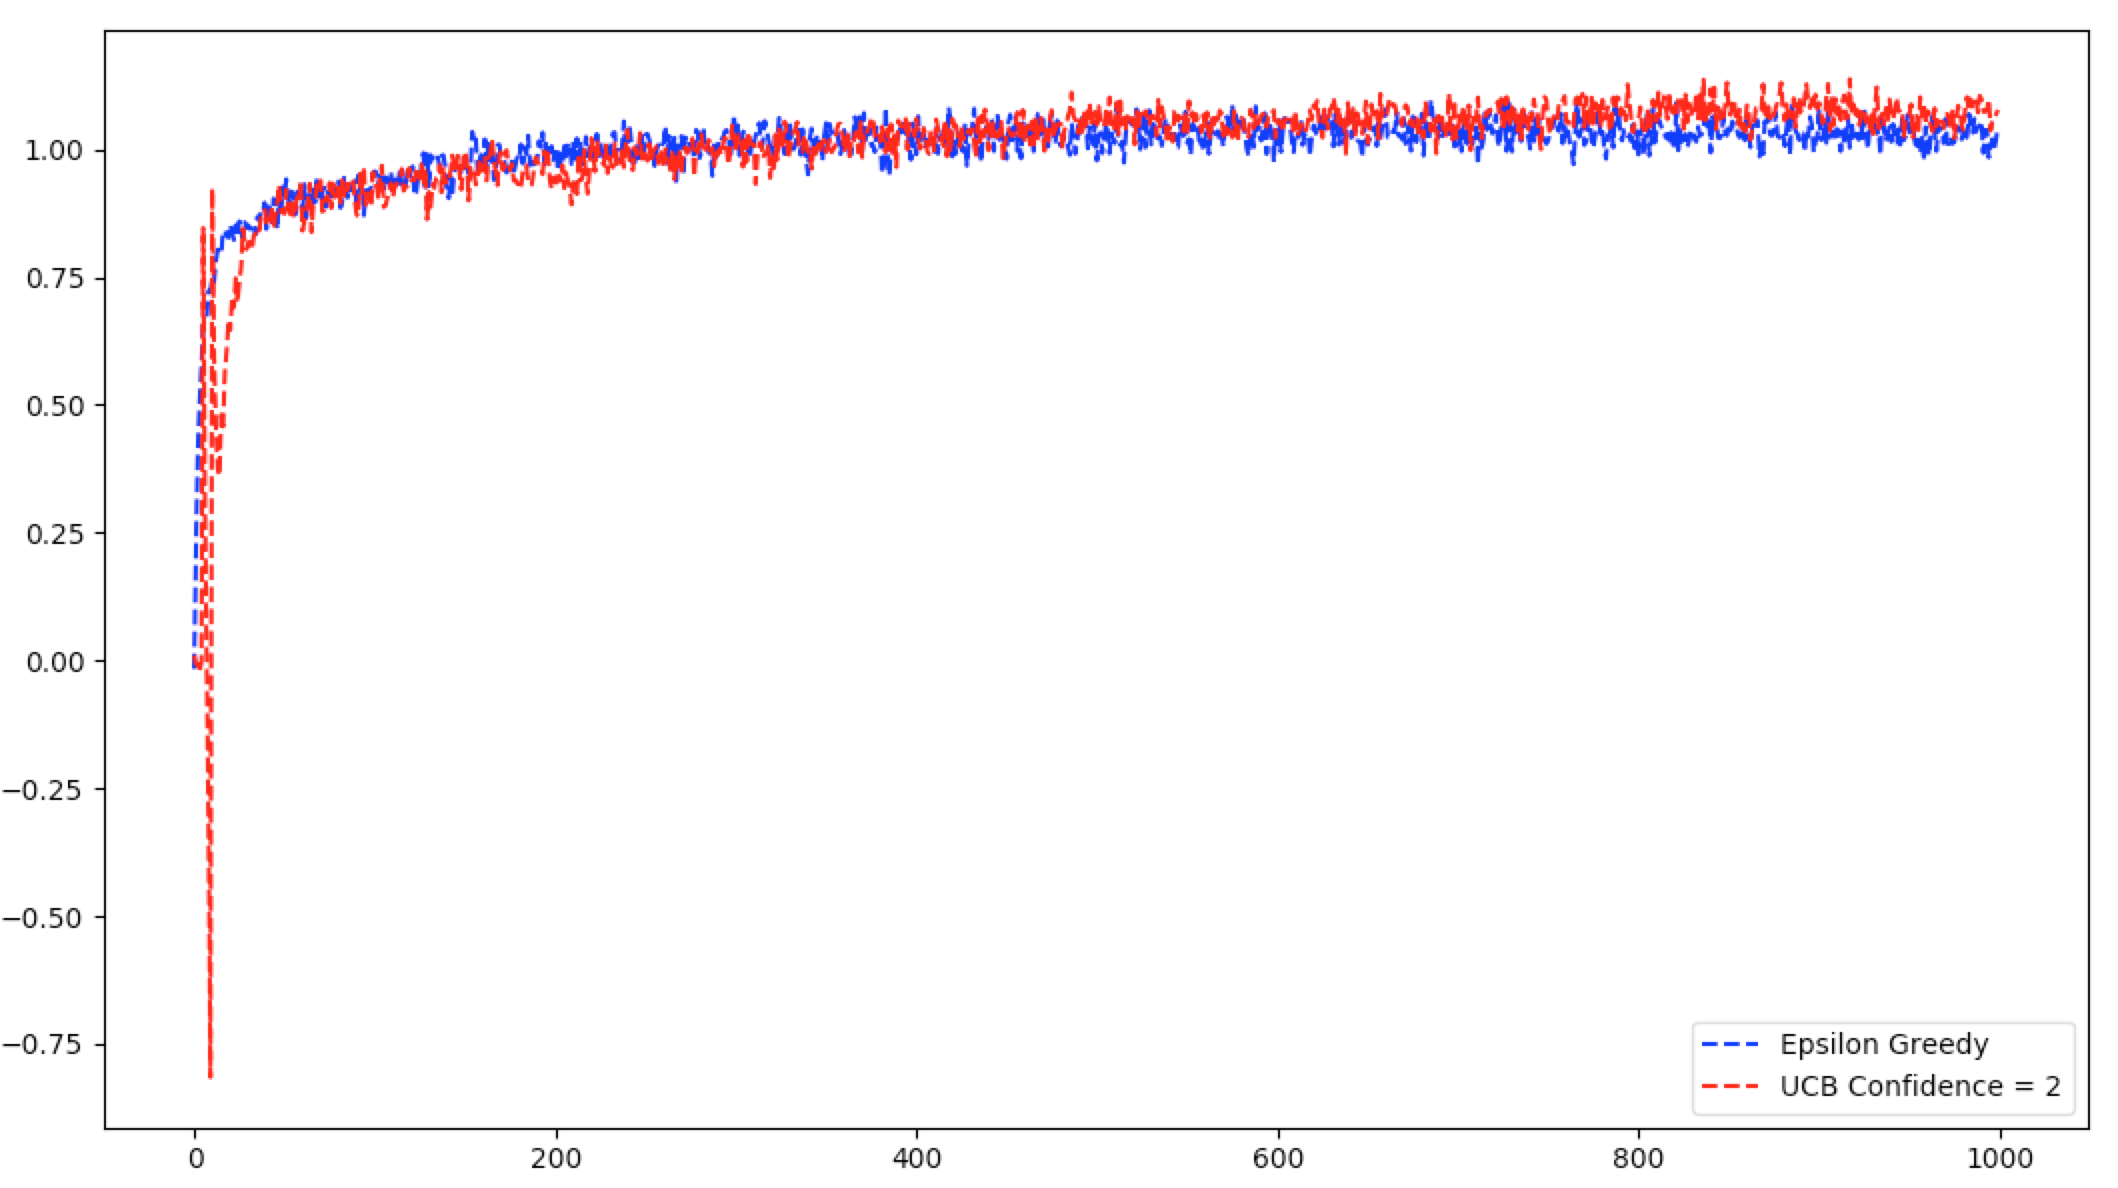

Recreate this plot in Python.
from enum import Enum
import numpy as np
from matplotlib import pyplot as plt

class Mode(Enum):
    SAMPLE_AVERAGE = "Sample Average"
    CONSTANT = "Constant Alpha"

# pylint: disable-msg=too-many-instance-attributes
class Bandit:
    __INCREMENT = 1

    # pylint: disable-msg=too-many-arguments
    def __init__(
            self,
            num_arms,
            initial_estimate,
            true_rewards,
            epsilon,
            exploration_degree,
            mode):
        self.num_arms = num_arms
        self.reward_estimates = np.full(num_arms, initial_estimate)
        self.pulled_arms_tally = np.zeros(num_arms, dtype=int)
        self.epsilon = epsilon
        self.true_rewards = true_rewards
        self.last_arm_pulled = None
        self.mode = mode
        self.steps = 0
        self.exploration_degree = exploration_degree
    # pylint: enable-msg=too-many-arguments

    def pull(self):
        self.__pull_arm()
        self.steps += self.__INCREMENT
        # Rewards are non-stationary.
        return self.__reward()

    def update_mean(self, reward):
        self.__increment_arm_tally()
        self.__update_reward_estimates(reward)

    def __pull_arm(self):
        if self.__can_confidently_explore():
            self.__run_upper_confidence_bound()
        else:
            self.__run_epsilon_greedy()

    def __can_confidently_explore(self):
        return self.exploration_degree > 0

    def __run_upper_confidence_bound(self):
        reward_estimates = np.zeros(self.num_arms)
        for arm_num, approx_reward in enumerate(self.reward_estimates):
            if self.__action_is_maximising(arm_num):
                # we've found the action we want to execute,
                # so break out of loop
                self.last_arm_pulled = arm_num
                break
            else:
                reward_estimates[arm_num] = (
                    self.__upper_confidence_bound_selection(
                        approx_reward, arm_num
                    )
                )
        else:
            # At = argmax(Qt(a) + c √ ln t / Nt(a))
            self.last_arm_pulled = self.__random_best_arm(reward_estimates)

    # Nt(a) = 0
    def __action_is_maximising(self, arm_number):
        return self.pulled_arms_tally[arm_number] == 0

    # Qt(a) + c √ ln t / Nt(a)
    def __upper_confidence_bound_selection(self, approximate_reward, arm_num):
        return (
            approximate_reward
            + self.exploration_degree
            * np.sqrt(
                np.log(self.steps) / self.pulled_arms_tally[arm_num]
            )
        )

    def __run_epsilon_greedy(self):
        if self.__should_exploit():
            self.last_arm_pulled = self.__random_best_arm(self.reward_estimates)
        else:
            self.last_arm_pulled = self.__random_arm()

    def __should_exploit(self):
        return np.random.random() > self.epsilon

    @staticmethod
    def __random_best_arm(reward_estimates):
        # np.where returns an array of row idxs and an array of col idxs but
        # since columns are of length 1, the latter is an empty array.
        # Regardless, the first value in the array needs to be specifically
        # retrieved.
        # REF: https://stackoverflow.com/q/34667282/567863
        best_arms = np.where(reward_estimates == reward_estimates.max())[0]
        return np.random.choice(best_arms)

    def __random_arm(self):
        return np.random.choice(self.num_arms)

    def __reward(self):
        # Normally distributed random reward centered around the true reward
        # for the last pulled arm
        return np.random.randn() + self.true_rewards[self.last_arm_pulled]

    def __increment_arm_tally(self):
        self.pulled_arms_tally[self.last_arm_pulled] += self.__INCREMENT

    def __update_reward_estimates(self, reward):
        if self.mode is Mode.SAMPLE_AVERAGE:
            self.__sample_average_update(reward)
        else:
            # Weights most recent rewards more heavily than long past rewards.
            self.__constant_update(reward)

    # Q(A) <- Q(A) + 1/N(A)[R-Q(A)]
    def __sample_average_update(self, reward):
        self.reward_estimates[self.last_arm_pulled] = (
            self.__old_estimate()
            + self.__sample_average_alpha()
            * self.__error(reward)
        )

    # Q(A)
    def __old_estimate(self):
        return self.reward_estimates[self.last_arm_pulled]

    # 1/N(A)
    def __sample_average_alpha(self):
        # alpha decreases over time as more actions performed to help converge
        # on the expected reward more efficiently.
        return 1.0 / self.pulled_arms_tally[self.last_arm_pulled]

    # R-Q(A) Error in the estimate
    def __error(self, convergence_target):
        return convergence_target - self.__old_estimate()

    # Q(A) <- Q(A) + 0.1*[R-Q(A)]
    def __constant_update(self, reward):
        self.reward_estimates[self.last_arm_pulled] = (
            self.__old_estimate()
            + self.__constant_alpha()
            * self.__error(reward)
        )

    @staticmethod
    def __constant_alpha():
        return 0.1
# pylint: enable-msg=too-many-instance-attributes

# pylint: disable-msg=too-many-arguments
def simulate(num_simulations,
             num_arms,
             initial_estimate,
             epsilon,
             exploration_degree,
             num_pulls,
             mode):
    reward_history = np.zeros(num_pulls)
    print(f"Beginning {num_simulations} simulations with:")
    print(f"Bandit <num_arms: {num_arms}, epsilon: {epsilon}, ", end="")
    print(f"exploration_degree: {exploration_degree}, ", end="")
    print(f"num_pulls: {num_pulls}, mode: {mode.value}>")
    print(f"Number of simulations completed:")
    for simulation_num in range(num_simulations):
        rewards = np.random.randn(num_arms)
        bandit = Bandit(
            num_arms,
            initial_estimate,
            rewards,
            epsilon,
            exploration_degree,
            mode
        )
        if __should_report_simulation_number(simulation_num):
            print(simulation_num, end="...", flush=True)
        for arm_pull in range(num_pulls):
            reward = bandit.pull()
            bandit.update_mean(reward)
            reward_history[arm_pull] += reward
    print(f"{num_simulations}.")
    # Average
    return reward_history / __NUM_SIMULATIONS
# pylint: enable-msg=too-many-arguments

def __should_report_simulation_number(simulation):
    return simulation % __SIMULATION_STATUS_INTERVAL == 0

if __name__ == "__main__":
    __NUM_SIMULATIONS = 2000
    __NUM_ARMS = 5
    __NUM_PULLS = 1000
    __SIMULATION_STATUS_INTERVAL = 200
    __EPSILON1 = 0.1
    __EPSILON2 = 0.0
    __EXPLORATION_DEGREE1 = 0
    __EXPLORATION_DEGREE2 = 2
    __INITIAL_ESTIMATE = 0.0

    # Epsilon Greedy
    __RUN1 = simulate(
        __NUM_SIMULATIONS,
        __NUM_ARMS,
        initial_estimate=__INITIAL_ESTIMATE,
        epsilon=__EPSILON1,
        exploration_degree=__EXPLORATION_DEGREE1,
        num_pulls=__NUM_PULLS,
        mode=Mode.CONSTANT
    )
    # Upper Confidence Bound where confidence degree in exploration is 2.
    __RUN2 = simulate(
        __NUM_SIMULATIONS,
        __NUM_ARMS,
        initial_estimate=__INITIAL_ESTIMATE,
        epsilon=__EPSILON2,
        exploration_degree=__EXPLORATION_DEGREE2,
        num_pulls=__NUM_PULLS,
        mode=Mode.CONSTANT
    )

    plt.plot(__RUN1, "b--", __RUN2, "r--")
    plt.legend(["Epsilon Greedy", f"UCB Confidence = {__EXPLORATION_DEGREE2}"])
    print("Simulations complete.")
    print("----------")
    print("A python matplotlib window has opened.")
    print("Switch over to it, and quit there to terminate this script.")
    plt.show()
